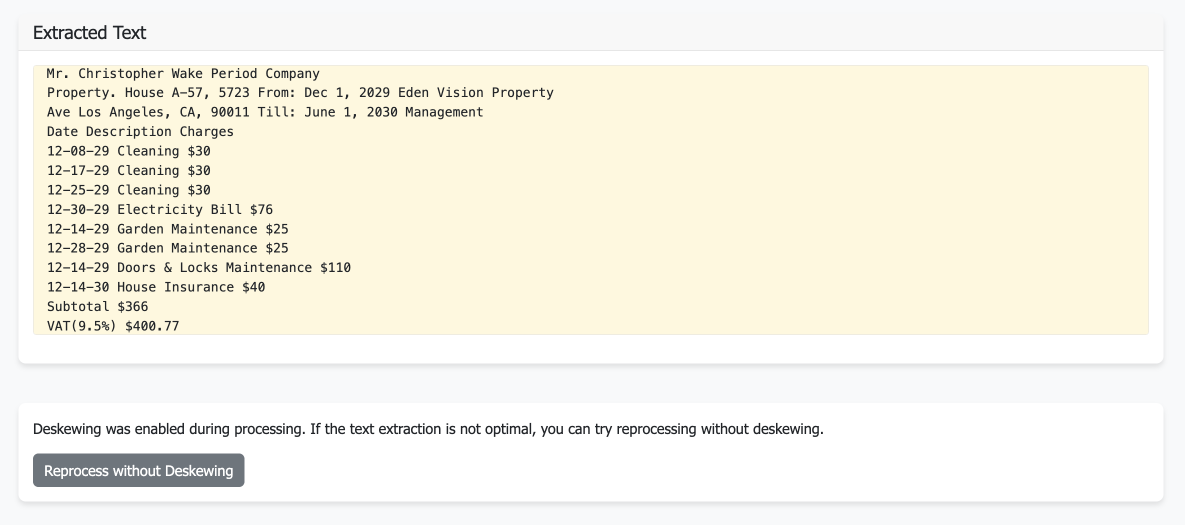
#> input picture snapshots/extracted_text_using_tesseract.png, 2370 x 1050 px (shown at 1/2 size)
$ python -i preprocessing.py   (imports and definitions only)
#> lines starting #> are read from the running program, lines starting #| are printed output that depends on the picture; after the words box and inside, x2 and y2 are one past the last pixel; in counts of white or black regions, pixels touching at a corner belong together
"""
Image Preprocessing Module

This module handles preprocessing of document images before OCR.
It includes functions for resizing, denoising, deskewing, and thresholding.
"""

import cv2
import numpy as np
import logging
from PIL import Image
import os

# Configure logging
# [1 line not run here, left out]
logger = logging.getLogger(__name__)

class ImagePreprocessor:
    def __init__(self):
        """Initialize the image preprocessor."""
        logger.info("Image preprocessor initialized")

    def load_image(self, image_path):
        """
        Load an image from a file path.

        Args:
            image_path (str): Path to the image file.

        Returns:
            numpy.ndarray: The loaded image or None if loading fails.
        """
        try:
            image = cv2.imread(image_path)
            if image is None:
                logger.error(f"Failed to load image from {image_path}")
                return None

            logger.info(f"Successfully loaded image from {image_path}")
            return image
        except Exception as e:
            logger.error(f"Error loading image from {image_path}: {e}")
            return None

    def resize_image(self, image, max_width=1800):
        """
        Resize an image while maintaining aspect ratio.

        Args:
            image (numpy.ndarray): Input image.
            max_width (int, optional): Maximum width of the output image. Defaults to 1800.

        Returns:
            numpy.ndarray: Resized image.
        """
        height, width = image.shape[:2]
        if width > max_width:
            ratio = max_width / width
            new_height = int(height * ratio)
            resized = cv2.resize(image, (max_width, new_height), interpolation=cv2.INTER_AREA)
            return resized
        return image

    def denoise_image(self, image):
        """
        Remove noise from an image.

        Args:
            image (numpy.ndarray): Input grayscale image.

        Returns:
            numpy.ndarray: Denoised image.
        """
        # Use fastNlMeansDenoising to preserve edges better than median blur
        denoised = cv2.fastNlMeansDenoising(image, None, 10, 7, 21)
        return denoised

    def enhance_thin_characters(self, image):
        """
        Apply morphological operations to enhance thin characters like digit "1".

        Args:
            image (numpy.ndarray): Binary image after thresholding.

        Returns:
            numpy.ndarray: Enhanced image.
        """
        # Create a small structuring element for morphological operations
        kernel = np.ones((2, 2), np.uint8)

        # Apply a slight dilation to thicken thin strokes
        dilated = cv2.dilate(image, kernel, iterations=1)

        # Apply opening to remove small noise while preserving character shapes
        opened = cv2.morphologyEx(dilated, cv2.MORPH_OPEN, kernel)

        return opened

    def deskew(self, image):
        """
        Deskew (straighten) a document image.

        Args:
            image (numpy.ndarray): Input grayscale image.

        Returns:
            numpy.ndarray: Deskewed image.
        """
        try:
            # Find all contours
            contours, _ = cv2.findContours(image, cv2.RETR_LIST, cv2.CHAIN_APPROX_SIMPLE)

            # If no contours found, return original image
            if not contours:
                logger.warning("No contours found for deskewing, returning original image")
                return image

            # Find the largest contour by area (assumed to be the document)
            areas = [cv2.contourArea(c) for c in contours]
            max_contour = contours[np.argmax(areas)]

            # Get the minimum area rectangle
            rect = cv2.minAreaRect(max_contour)
            angle = rect[2]

            # Determine if image is landscape or portrait
            is_portrait = rect[1][0] < rect[1][1]  # width < height

            # Adjust angle based on orientation
            # Only deskew if the angle is significantly off
            if is_portrait:
                # For portrait, adjust angles near 0, 90, 180, 270
                if -5 < angle < 5:
                    return image  # Close to horizontal, no deskew needed
                elif 85 < angle < 95:
                    angle = angle - 90
                elif -95 < angle < -85:
                    angle = angle + 90
                else:
                    # Adjust angle to get closer to horizontal/vertical
                    if angle > 45:
                        angle = angle - 90
                    elif angle < -45:
                        angle = angle + 90
            else:
                # For landscape, adjust angles near 0, 90, 180, 270
                if -5 < angle < 5:
                    return image  # Close to horizontal, no deskew needed
                elif 85 < angle < 95:
                    angle = angle - 90
                elif -95 < angle < -85:
                    angle = angle + 90
                else:
                    # For landscape orientation, no need for extra adjustments
                    pass

            # If angle is very small, don't rotate to avoid unnecessary distortion
            if -1 < angle < 1:
                return image

            # Get the rotation matrix
            (h, w) = image.shape[:2]
            center = (w // 2, h // 2)
            M = cv2.getRotationMatrix2D(center, angle, 1.0)

            # Perform the rotation
            rotated = cv2.warpAffine(
                image, M, (w, h),
                flags=cv2.INTER_CUBIC,
                borderMode=cv2.BORDER_CONSTANT,
                borderValue=255
            )

            logger.info(f"Deskewed image by {angle:.2f} degrees")
            return rotated
        except Exception as e:
            logger.error(f"Error during deskewing: {e}")
            return image

    def process_image(self, image_path, resize=True, denoise=True, deskew_image=True, threshold_method='adaptive'):
        """
        Process an image for better OCR results.

        Args:
            image_path (str): Path to the image file.
            resize (bool, optional): Whether to resize the image. Defaults to True.
            denoise (bool, optional): Whether to denoise the image. Defaults to True.
            deskew_image (bool, optional): Whether to deskew the image. Defaults to True.
            threshold_method (str, optional): Thresholding method ('adaptive', 'otsu', or None).
                                            Defaults to 'adaptive'.

        Returns:
            numpy.ndarray: Processed image.
        """
#> called with resize = True, denoise = True, deskew_image = True, threshold_method = 'adaptive'
        try:
            # Read the image
            image = cv2.imread(image_path)
#> image is the input picture: shape (1050, 2370, 3); mean B, G, R 232.7, 244.1, 246.6
            if image is None:
                logger.error(f"Could not read image from {image_path}")
                return None

            # Convert to grayscale if not already
            if len(image.shape) == 3:
                gray = cv2.cvtColor(image, cv2.COLOR_BGR2GRAY)
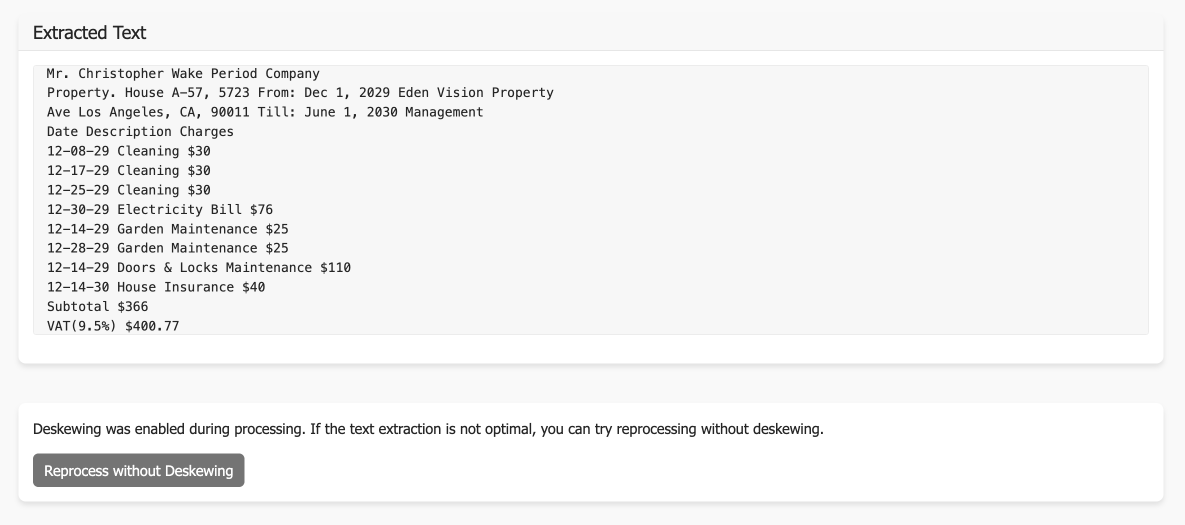
#> gray: shape (1050, 2370) (shown at 1/2 size); min 37, max 255, mean 243.6
            else:
                gray = image.copy()

            # Resize image if needed
            if resize:
                gray = self.resize_image(gray)

            # Denoise the image (remove noise)
            if denoise:
                gray = self.denoise_image(gray)

            # Deskew the image (straighten)
            if deskew_image:
                gray = self.deskew(gray)
#> in deskew, `contours, _ = cv2.findContours(image, cv2.RETR_LIST, cv2.CHAIN_APPROX_..`: contours = [[[0, 0], [0, 796], [1799, 796], [1799, 0]]]
#> in deskew, `areas = [cv2.contourArea(c) for c in contours]`: areas = [1432004]
#> in deskew, `max_contour = contours[np.argmax(areas)]`: max_contour = [[0, 0], [0, 796], [1799, 796], [1799, 0]]
#> in deskew, `rect = cv2.minAreaRect(max_contour)`: rect = ((899.5, 398), (796, 1799), -90)
#> in deskew, `angle = rect[2]`: angle = -90
#> in deskew, `is_portrait = rect[1][0] < rect[1][1]`: is_portrait = True
#> in deskew, `angle = angle + 90`: angle = 0

            # Apply thresholding based on the specified method
            if threshold_method == 'adaptive':
                # Use a gentler adaptive threshold to preserve thin strokes like digit "1"
                processed = cv2.adaptiveThreshold(
                    gray, 255, cv2.ADAPTIVE_THRESH_GAUSSIAN_C,
                    cv2.THRESH_BINARY, 11, 2  # Smaller block size (11) and constant (2) for better detail
                )
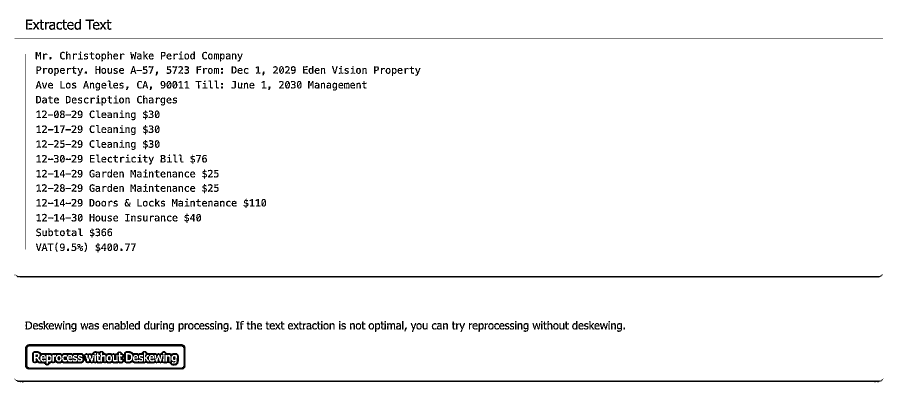
#> processed: shape (797, 1800) (shown at 1/2 size); 96.3% white; 537 black regions (43 under 20 px), largest, box (x1, y1, x2, y2) and area: (29, 758, 1766, 765) 5206, (31, 549, 1765, 555) 5191, (64, 702, 358, 732) 3987
            elif threshold_method == 'otsu':
                # Apply Gaussian blur before Otsu's method to reduce noise while preserving details
                blurred = cv2.GaussianBlur(gray, (5, 5), 0)
                _, processed = cv2.threshold(blurred, 0, 255, cv2.THRESH_BINARY + cv2.THRESH_OTSU)
            else:
                processed = gray

            # Apply additional processing to enhance thin characters
            processed = self.enhance_thin_characters(processed)
#> in enhance_thin_characters, `dilated = cv2.dilate(image, kernel, iterations=1)`:
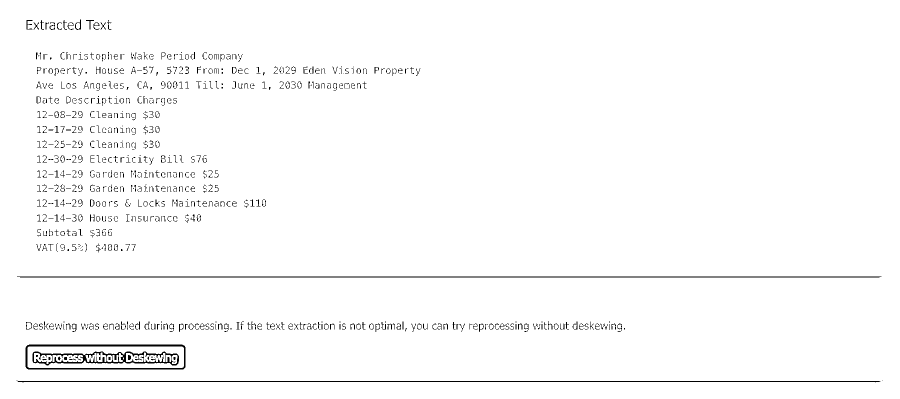
#> dilated: shape (797, 1800) (shown at 1/2 size); 98% white; black in thin lines or dots, all inside (x1, y1, x2, y2) = (33, 39, 1765, 765)
#> in enhance_thin_characters, `opened = cv2.morphologyEx(dilated, cv2.MORPH_OPEN, kernel)`:
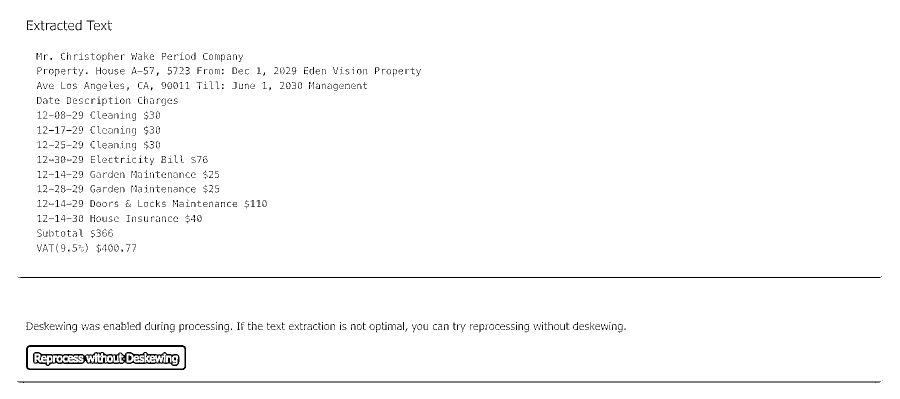
#> opened: shape (797, 1800) (shown at 1/2 size); 98% white; black in thin lines or dots, all inside (x1, y1, x2, y2) = (34, 40, 1766, 766)

            logger.info(f"Successfully processed image from {image_path}")
            return processed
        except Exception as e:
            logger.error(f"Error processing image {image_path}: {e}")
            return None

    def save_image(self, image, output_path):
        """
        Save a processed image to disk.

        Args:
            image (numpy.ndarray): Image to save.
            output_path (str): Path to save the image to.

        Returns:
            bool: True if successful, False otherwise.
        """
        try:
            cv2.imwrite(output_path, image)
            logger.info(f"Saved processed image to {output_path}")
            return True
        except Exception as e:
            logger.error(f"Error saving image to {output_path}: {e}")
            return False

>>> result = ImagePreprocessor().process_image('../snapshots/extracted_text_using_tesseract.png')

$ run again, on snapshots/home_page.png
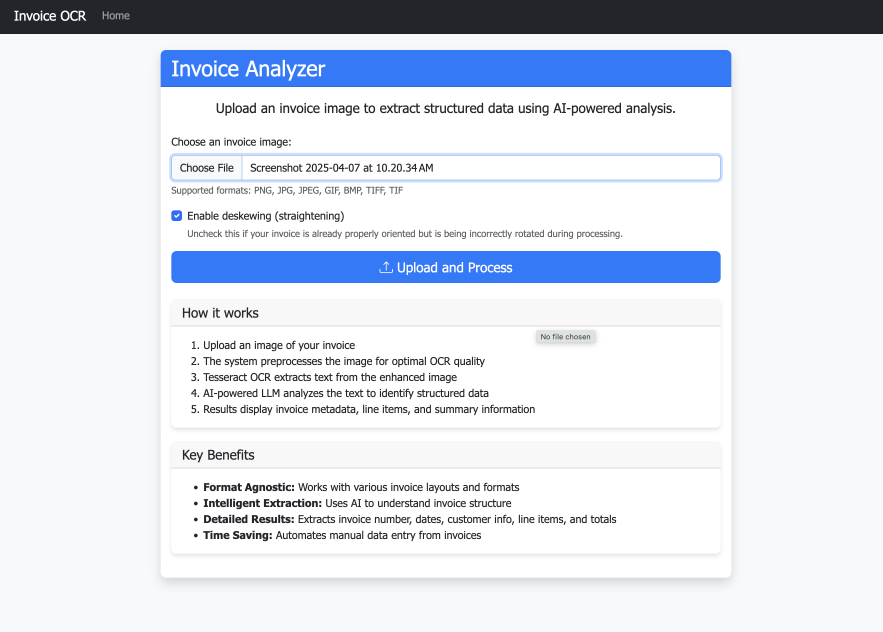
#> input picture snapshots/home_page.png, 2648 x 1894 px (shown at 1/3 size)
#> in process_image, image is the input picture: shape (1894, 2648, 3); mean B, G, R 235.2, 225.9, 220.5
#> contours = [[[0, 0], [0, 1286], [1799, 1286], [1799, 0]]]
#> areas = [2313514]
#> max_contour = [[0, 0], [0, 1286], [1799, 1286], [1799, 0]]
#> rect = ((899.5, 643), (1286, 1799), -90)
#> in deskew, `angle = rect[2]`: angle = -90
#> is_portrait = True
#> in deskew, `angle = angle + 90`: angle = 0
#> in process_image, `processed = cv2.adaptiveThreshold( gray, 255, cv2.ADAPTIVE_THRESH_GAUS..`:
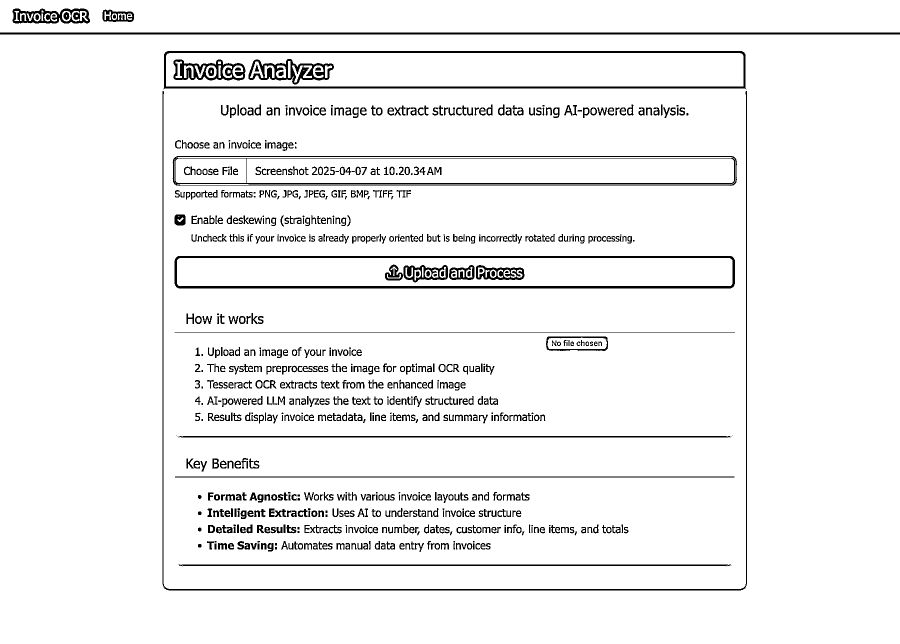
#> processed: shape (1287, 1800) (shown at 1/2 size); 94.5% white; 877 black regions (93 under 20 px), largest, box (x1, y1, x2, y2) and area: (349, 512, 1470, 577) 10577, (327, 102, 1492, 178) 9830, (345, 312, 1474, 372) 8203
#> dilated: shape (1287, 1800); 96.7% white; 1092 black regions (409 under 20 px), largest, box (x1, y1, x2, y2) and area: (350, 513, 1470, 577) 8224, (329, 103, 1491, 177) 7366, (0, 66, 1800, 69) 5400
#> in enhance_thin_characters, `opened = cv2.morphologyEx(dilated, cv2.MORPH_OPEN, kernel)`:
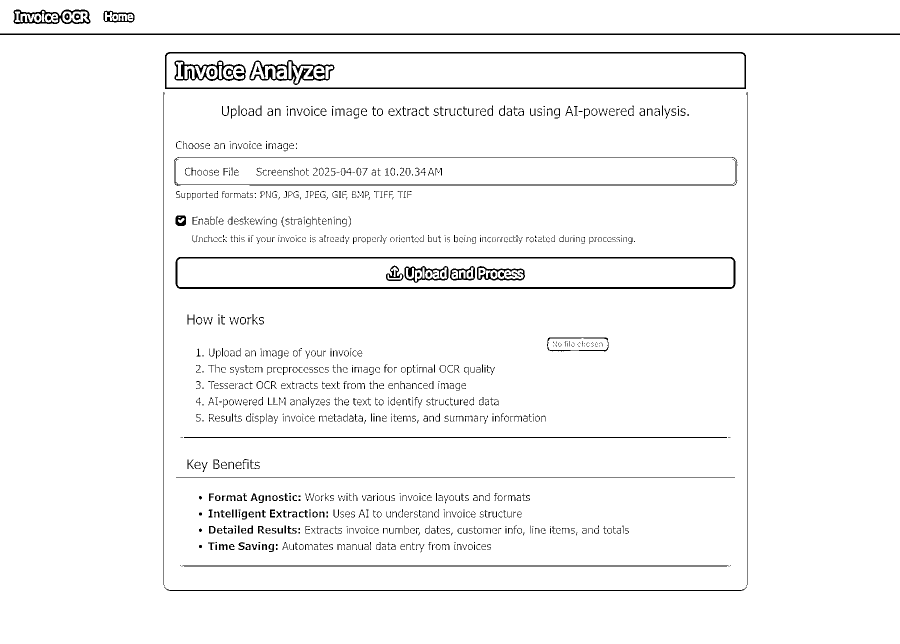
#> opened: shape (1287, 1800) (shown at 1/2 size); 96.7% white; 1092 black regions (409 under 20 px), largest, box (x1, y1, x2, y2) and area: (351, 514, 1471, 578) 8224, (330, 104, 1492, 178) 7366, (0, 67, 1800, 70) 5400
